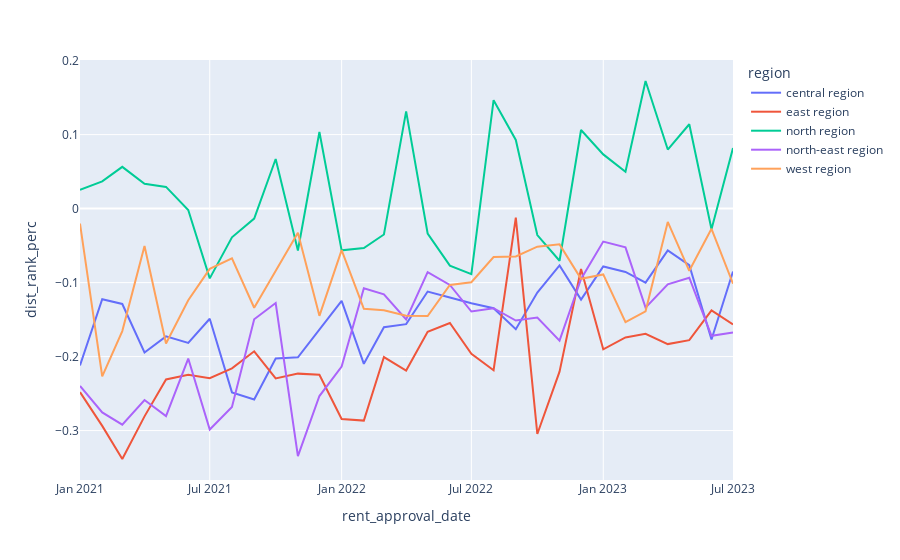

The notebook cell saved with this chart:
### Code cell
train_df_cleaned_final.groupby(['rent_approval_date', 'region'])[['psqm_rank_perc', 'dist_rank_perc']].corr().iloc[0::2,-1].reset_index().plot.line(x='rent_approval_date', y='dist_rank_perc', color='region')

### Figure 1 — Plotly figure (JSON) as saved in the notebook; plotly's stock layout.template omitted (floating-point values rounded to 4 significant figures)
{"data": [{"hovertemplate": "region=central region<br>rent_approval_date=%{x}<br>dist_rank_perc=%{y}<extra></extra>", "legendgroup": "central region", "line": {"color": "#636efa", "dash": "solid"}, "marker": {"symbol": "circle"}, "mode": "lines", "name": "central region", "orientation": "v", "showlegend": true, "type": "scatter", "x": ["2021-01", "2021-02", "2021-03", "2021-04", "2021-05", "2021-06", "2021-07", "2021-08", "2021-09", "2021-10", "2021-11", "2021-12", "2022-01", "2022-02", "2022-03", "2022-04", "2022-05", "2022-06", "2022-07", "2022-08", "2022-09", "2022-10", "2022-11", "2022-12", "2023-01", "2023-02", "2023-03", "2023-04", "2023-05", "2023-06", "2023-07"], "xaxis": "x", "y": [-0.212, -0.1226, -0.1289, -0.1945, -0.1727, -0.1815, -0.1489, -0.2484, -0.2579, -0.2025, -0.2009, -0.1631, -0.1247, -0.2098, -0.1602, -0.1562, -0.1121, -0.12, -0.1279, -0.1346, -0.163, -0.1135, -0.07679, -0.123, -0.07821, -0.08558, -0.1, -0.05637, -0.07643, -0.1769, -0.08508], "yaxis": "y"}, {"hovertemplate": "region=east region<br>rent_approval_date=%{x}<br>dist_rank_perc=%{y}<extra></extra>", "legendgroup": "east region", "line": {"color": "#EF553B", "dash": "solid"}, "marker": {"symbol": "circle"}, "mode": "lines", "name": "east region", "orientation": "v", "showlegend": true, "type": "scatter", "x": ["2021-01", "2021-02", "2021-03", "2021-04", "2021-05", "2021-06", "2021-07", "2021-08", "2021-09", "2021-10", "2021-11", "2021-12", "2022-01", "2022-02", "2022-03", "2022-04", "2022-05", "2022-06", "2022-07", "2022-08", "2022-09", "2022-10", "2022-11", "2022-12", "2023-01", "2023-02", "2023-03", "2023-04", "2023-05", "2023-06", "2023-07"], "xaxis": "x", "y": [-0.2481, -0.2936, -0.3384, -0.2808, -0.2309, -0.2246, -0.2291, -0.2158, -0.1929, -0.2295, -0.223, -0.2245, -0.2842, -0.2865, -0.2006, -0.2188, -0.1665, -0.1546, -0.1964, -0.2184, -0.01216, -0.3046, -0.2204, -0.08169, -0.1902, -0.1741, -0.1692, -0.1831, -0.1777, -0.1375, -0.1565], "yaxis": "y"}, {"hovertemplate": "region=north region<br>rent_approval_date=%{x}<br>dist_rank_perc=%{y}<extra></extra>", "legendgroup": "north region", "line": {"color": "#00cc96", "dash": "solid"}, "marker": {"symbol": "circle"}, "mode": "lines", "name": "north region", "orientation": "v", "showlegend": true, "type": "scatter", "x": ["2021-01", "2021-02", "2021-03", "2021-04", "2021-05", "2021-06", "2021-07", "2021-08", "2021-09", "2021-10", "2021-11", "2021-12", "2022-01", "2022-02", "2022-03", "2022-04", "2022-05", "2022-06", "2022-07", "2022-08", "2022-09", "2022-10", "2022-11", "2022-12", "2023-01", "2023-02", "2023-03", "2023-04", "2023-05", "2023-06", "2023-07"], "xaxis": "x", "y": [0.02546, 0.03678, 0.05642, 0.03359, 0.02932, -0.001945, -0.0943, -0.03877, -0.01349, 0.06703, -0.05666, 0.1036, -0.05643, -0.05335, -0.03502, 0.1314, -0.0337, -0.07713, -0.08867, 0.1466, 0.09282, -0.03571, -0.07045, 0.1062, 0.07324, 0.04969, 0.1725, 0.07984, 0.114, -0.02782, 0.0819], "yaxis": "y"}, {"hovertemplate": "region=north-east region<br>rent_approval_date=%{x}<br>dist_rank_perc=%{y}<extra></extra>", "legendgroup": "north-east region", "line": {"color": "#ab63fa", "dash": "solid"}, "marker": {"symbol": "circle"}, "mode": "lines", "name": "north-east region", "orientation": "v", "showlegend": true, "type": "scatter", "x": ["2021-01", "2021-02", "2021-03", "2021-04", "2021-05", "2021-06", "2021-07", "2021-08", "2021-09", "2021-10", "2021-11", "2021-12", "2022-01", "2022-02", "2022-03", "2022-04", "2022-05", "2022-06", "2022-07", "2022-08", "2022-09", "2022-10", "2022-11", "2022-12", "2023-01", "2023-02", "2023-03", "2023-04", "2023-05", "2023-06", "2023-07"], "xaxis": "x", "y": [-0.2397, -0.2755, -0.2921, -0.2587, -0.2805, -0.2026, -0.2986, -0.2681, -0.1496, -0.1276, -0.3344, -0.2533, -0.2134, -0.1078, -0.116, -0.1499, -0.08577, -0.1032, -0.1391, -0.1346, -0.1513, -0.1472, -0.1784, -0.09506, -0.04459, -0.0524, -0.1338, -0.1023, -0.09343, -0.1719, -0.1676], "yaxis": "y"}, {"hovertemplate": "region=west region<br>rent_approval_date=%{x}<br>dist_rank_perc=%{y}<extra></extra>", "legendgroup": "west region", "line": {"color": "#FFA15A", "dash": "solid"}, "marker": {"symbol": "circle"}, "mode": "lines", "name": "west region", "orientation": "v", "showlegend": true, "type": "scatter", "x": ["2021-01", "2021-02", "2021-03", "2021-04", "2021-05", "2021-06", "2021-07", "2021-08", "2021-09", "2021-10", "2021-11", "2021-12", "2022-01", "2022-02", "2022-03", "2022-04", "2022-05", "2022-06", "2022-07", "2022-08", "2022-09", "2022-10", "2022-11", "2022-12", "2023-01", "2023-02", "2023-03", "2023-04", "2023-05", "2023-06", "2023-07"], "xaxis": "x", "y": [-0.02019, -0.2266, -0.1655, -0.05048, -0.1823, -0.1239, -0.08138, -0.06711, -0.134, -0.08385, -0.0327, -0.1449, -0.05615, -0.1353, -0.1375, -0.1447, -0.1452, -0.1032, -0.09957, -0.06552, -0.06469, -0.0514, -0.04831, -0.09484, -0.08892, -0.1534, -0.1388, -0.018, -0.08407, -0.0273, -0.1015], "yaxis": "y"}], "layout": {"legend": {"title": {"text": "region"}, "tracegroupgap": 0}, "margin": {"t": 60}, "xaxis": {"anchor": "y", "domain": [0, 1], "title": {"text": "rent_approval_date"}}, "yaxis": {"anchor": "x", "domain": [0, 1], "title": {"text": "dist_rank_perc"}}}}
